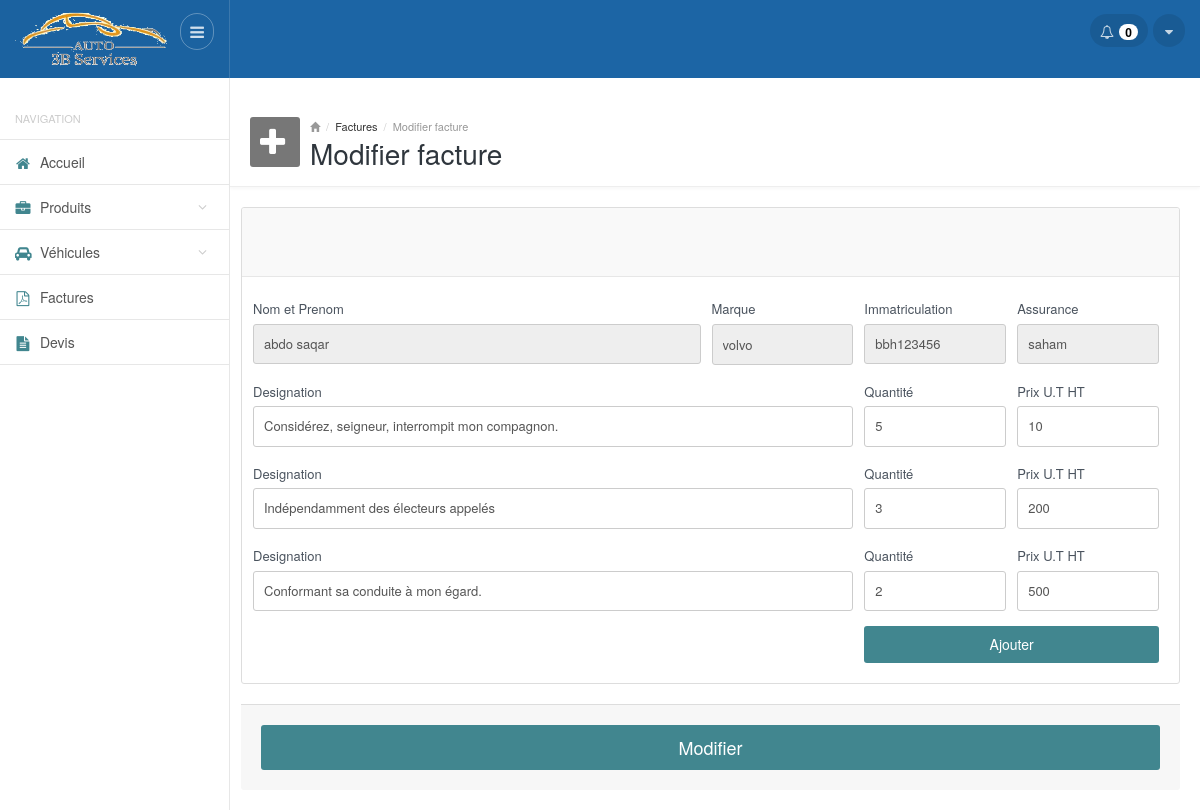
The page /modifier_facture.php?id=6 (signed in) on the database its author committed.
### tables this page shows
CREATE TABLE IF NOT EXISTS `vehicules` (
  `id` int(11) NOT NULL,
  `nom` varchar(100) NOT NULL,
  `prenom` varchar(100) NOT NULL,
  `immatriculation` varchar(100) NOT NULL,
  `chassis` varchar(100) NOT NULL,
  `carte_grise` varchar(100) NOT NULL,
  `marque` varchar(100) NOT NULL,
  `expere` varchar(100) NOT NULL,
  `assurance` varchar(100) NOT NULL,
  `date_entree` date DEFAULT NULL,
  `date_sortie` date DEFAULT NULL
);

CREATE TABLE IF NOT EXISTS `designation` (
  `id` int(11) NOT NULL,
  `occasion` tinyint(1) NOT NULL DEFAULT '0',
  `designation` text NOT NULL,
  `qte` int(11) NOT NULL,
  `prix` int(11) NOT NULL,
  `id_facture` int(11) NOT NULL
);

### functions.php (called while the page is built, shortened)
<?php
function getFacture($num_fact)
{
     $result = mysql_query("SELECT * FROM factures , vehicules where factures.id = '$num_fact' and factures.id_vehicule = vehicules.id ") or die(mysql_error());
     $facture = mysql_fetch_array($result);
    return $facture;
}
function getVehiculeByID($id)
{
     $result = mysql_query("SELECT * FROM vehicules where id=$id") or die(mysql_error());
     $vehicule = array();
     while($row = mysql_fetch_array($result))
        $vehicule = $row;
    return $vehicule;
}
function getDesignationByIdFacture($id)
{
     $result = mysql_query("SELECT * FROM designation WHERE id_facture=$id") or die(mysql_error());
     $designations = array();
     while($row = mysql_fetch_array($result))
        $designations[] = $row;
    return $designations;
}
?>

### modifier_facture.php (the view, shortened to what this page needs)
<?php
require_once __DIR__ . '/functions.php';
require_once __DIR__ . '/header.php'; ?>
<div class="mainpanel">
    <div class="pageheader">
        <div class="media">
            <div class="pageicon pull-left">
                <i class="fa fa-plus"></i>
            </div>
            <div class="media-body">
                <ul class="breadcrumb">
                    <li><a href="#"><i class="glyphicon glyphicon-home"></i></a></li>
                    <li><a href="produits.php">Factures</a></li>
                    <li>Modifier facture</li>
                </ul>
                <h4>Modifier facture</h4>
            </div>
        </div>
    </div>
<div class="contentpanel">
        <div class="row">
            <div class="col-md-12">
                <form action="php_modifier_facture.php" method="POST">
                <div class="panel panel-default">
                    <div class="panel-heading">
                    </div>
                    <div class="panel-body">
                        <?php
                        if (isset($_GET['id'])) {
                            $facture=getFacture($_GET['id']);
                            $vehicule= getVehiculeByID($facture['id_vehicule']);
                            $designations = getDesignationByIdFacture($_GET['id']);
                        }
                        ?>
                        <div class="row">
                            <div class="col-sm-6">
                                <div class="form-group">
                                    <label class="control-label">Nom et Prenom</label>
                                    <input type="text" name="nom"  readonly="readonly" class="form-control" value="<?php echo ($vehicule['nom'].' '.$vehicule['prenom']); ?>"/>
                                </div>
                            </div>
                            <div class="col-sm-2">
                                <div class="form-group">
                                    <label class="control-label">Marque</label>
                                    <input type="text" name="marque" class="form-control" readonly="readonly" style="height: 41px;" value="<?php echo $vehicule['marque']; ?>"/>
                                </div>
                            </div>
                            <div class="col-sm-2">
                                <div class="form-group">
                                    <label class="control-label">Immatriculation</label>
                                    <input type="text" name="immatriculation" readonly="readonly" class="form-control" value="<?php echo $vehicule['immatriculation']; ?>"/>
                                </div>
                            </div>
                            <div class="col-sm-2">
                                    <div class="form-group">
                                        <label class="control-label">Assurance</label>
                                        <input type="text" name="assurance" readonly="readonly" class="form-control" value="<?php echo $vehicule['assurance']; ?>"/>
                                    </div>
                                </div>
                        </div>
                        <?php foreach ($designations as $designation): ?>
                           <div class="row col">
                            <div class="col-sm-8">
                                <div class="form-group">
                                    <label class="control-label">Designation</label>
                                    <input type="text" name="designation[]" class="form-control" value="<?php echo $designation['designation'] ?>"/>
                                </div>
                            </div>
                            <div class="col-sm-2">
                                <div class="form-group">
                                    <label class="control-label">Quantité</label>
                                    <input type="number" name="qte[]" class="form-control" value="<?php echo $designation['qte'] ?>"/>
                                </div>
                            </div>
                            <div class="col-sm-2">
                                <div class="form-group">
                                    <label class="control-label">Prix  U.T HT</label>
                                    <input type="number" name="prix[]" class="form-control" value="<?php echo $designation['prix'] ?>"/>
                                 </div>
                            </div>
                        </div>
                        <?php endforeach ?>
                        <div class="row">
                            <div class="col-sm-4 pull-right">
                               <button type="button" class="btn btn-primary btn-block" id="add_col">Ajouter</button>
                            </div></div>
                        </div>
                    </div>
                    <div class="panel-footer">
                        <input type="submit" class="btn btn-primary  btn-lg btn-block" id="confirm_facture" value="Modifier">
                    </div>
                    </form>
                </div>
            </div>
        </div>
    </div>
</div>
<?php
require_once __DIR__ . '/footer.php'; ?>

### css/style.default.css (style rules this page uses)
body { font-size: 13px; color: #636E7B; background-color: #fff; }
a { outline: none !important; }
.mainpanel { margin-left: 230px; }
.pageheader { padding: 20px; border-bottom: 1px solid #eee; padding-bottom: 20px; height: 90px; -webkit-box-shadow: 0 2px 3px rgba(0,0,0,0.03); box-shadow: 0 2px 3px rgba(0,0,0,0.03); }
.pageheader .media { padding: 0; clear: both; }
.pageheader .pageicon { width: 50px; height: 50px; background-color: #777; display: inline-block; color: #fff; font-size: 32px; border-radius: 3px; padding-top: 1px; padding-left: 10px; }
.pageheader .breadcrumb { margin: 0; padding: 0; background: none; font-size: 11px; color: #999; line-height: 18px; }
.pageheader .breadcrumb li a { color: #333; }
.pageheader .breadcrumb li a i { color: #999; font-size: 10px; }
.pageheader h4 { margin: -2px 0 0 0; font-size: 28px; font-weight: 500; color: #2f363d; line-height: normal; }
.contentpanel { position: relative; padding: 20px; }

### rows shown on the page
vehicules: nom "abdo saqar", marque "volvo", immatriculation "bbh123456", assurance "saham"
designation: designation "Considérez, seigneur, interrompit mon compagnon.", qte "5", prix "10"
designation: designation "Indépendamment des électeurs appelés", qte "3", prix "200"
designation: designation "Conformant sa conduite à mon égard.", qte "2", prix "500"

### other values the page prints
getNotifProducts() "0"
